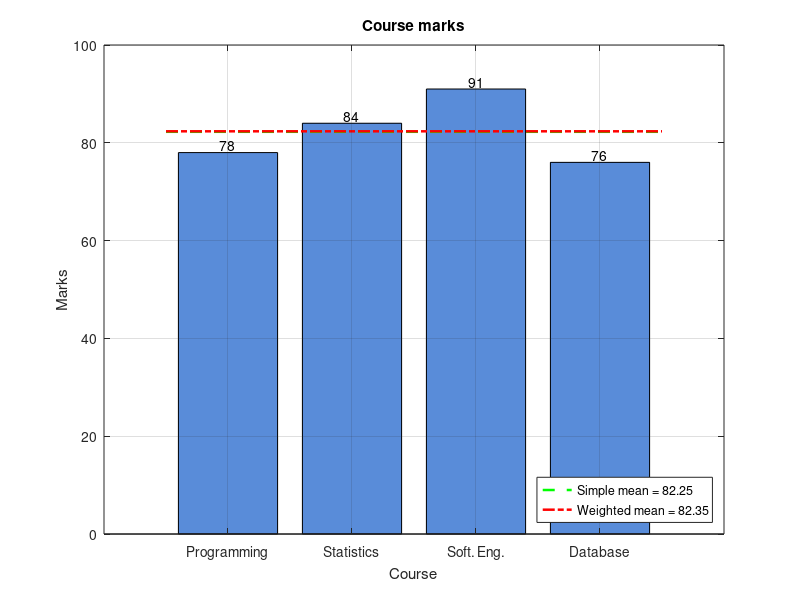

Write the MATLAB code that produced this figure.
%% Question 7: Arithmetic Mean, Weighted Mean and Median
clc; clear; close all;

marks   = [78 84 91 76];
weights = [0.30 0.25 0.25 0.20];                     % 30%, 25%, 25%, 20%
courses = {'Programming', 'Statistics', 'Soft. Eng.', 'Database'};

simpleMean   = mean(marks);                          % sum(x)/n
weightedMean = sum(weights .* marks) / sum(weights); % sum(w*x)/sum(w)
fprintf('Arithmetic mean = %.2f\nWeighted mean   = %.2f\n', simpleMean, weightedMean);

coding = [62 70 74 74 79 81 85 88 90 95];
n = numel(coding);
med = (coding(n/2) + coding(n/2+1)) / 2;             % 5th and 6th of 10 values
u = unique(coding); c = arrayfun(@(v) sum(coding == v), u);
moc = u(c == max(c));
fprintf('Coding test median = %g\nCoding test mode   = %s (occurs %d times)\n', med, num2str(moc), max(c));

figure('Position', [100 100 950 400]);
bar(marks, 'FaceColor', [0.35 0.55 0.85]); hold on;
h1 = plot([0.5 4.5], [simpleMean simpleMean], 'g--', 'LineWidth', 1.8);
h2 = plot([0.5 4.5], [weightedMean weightedMean], 'r-.', 'LineWidth', 1.8);
for i = 1:4, text(i, marks(i)+1.5, num2str(marks(i)), 'HorizontalAlignment', 'center'); end
set(gca, 'XTickLabel', courses); ylim([0 100]); grid on;
xlabel('Course'); ylabel('Marks'); title('Course marks');
legend([h1 h2], {sprintf('Simple mean = %.2f', simpleMean), sprintf('Weighted mean = %.2f', weightedMean)}, 'Location', 'southeast');
print('-dpng', '-r130', 'images/Q7_course_marks.png');
